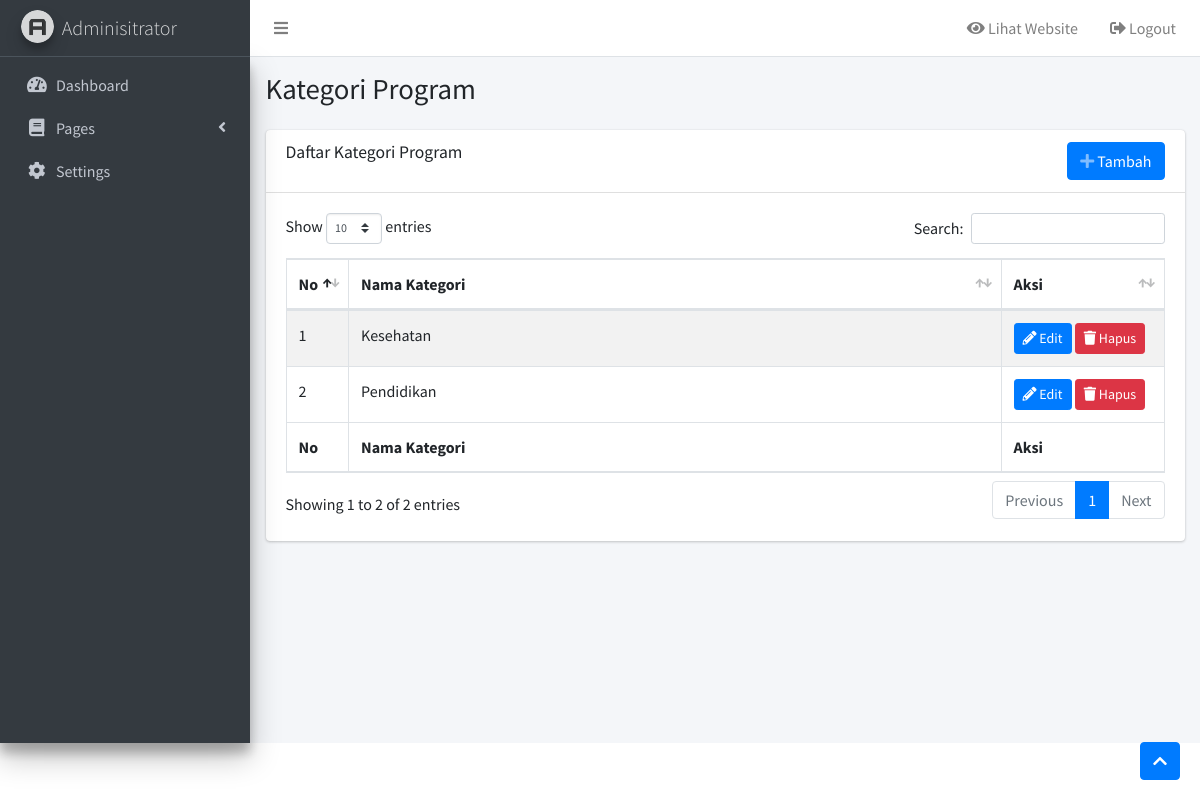
Screenshot of /admin/index.php?content=kategori-program (signed in) with the database file from the repository.
### tables this page shows
CREATE TABLE `kategori_program` (
  `id` int(10) NOT NULL,
  `kategori` varchar(50) NOT NULL
);

### func/func_table.php (the view)
<?php
function buka_tabel_program($judul)
{
	echo '
	<div class="card-body">
        <table id="example1" class="table table-bordered table-striped">
            <thead>
                <tr>
					<th style="width: 10px">No</th>';
	foreach ($judul as $jdl) {
		echo '<th>' . $jdl . '</th>';
	}
	echo '
					<th style="width: 120px">Aksi</th>
				</tr>
			</thead>
			<tbody>';
}
function isi_table_program($no, $data, $link, $id, $edit = true, $hapus = true)
{
	echo '
				<tr>
					<td>' . $no . '</td>';
	foreach ($data as $dt) {
		echo '<td>' . $dt . '</td>';
	}
	echo '<td>';
	if ($edit) {
		echo '<a href="' . $link . '&show=form&id=' . $id . '" class="btn btn-primary btn-sm">
				<i class="fas fa-pencil-alt"></i> Edit
			</a> ';
	}
	if ($hapus) {
		echo '<a href="' . $link . '&show=delete&id=' . $id . '" class="btn btn-danger btn-sm">
				<i class="fas fa-trash"></i> Hapus
			</a>';
	}
	echo '</td>
		</tr>';
}
function tutup_tabel_program($judul)
{
	echo '
			</tbody>
			<tfoot>
				<tr>
					<th style="width: 10px">No</th>';
	foreach ($judul as $jdl) {
		echo '<th>' . $jdl . '</th>';
	}
	echo '
					<th style="width: 90px">Aksi</th>
				</tr>
			</tfoot>
		</table>
	</div>';
}
?>

### admin/page-content.php (shortened to what this page needs)
<?php
$content = isset($_GET['content']) ? $_GET['content'] : 'dashboard';
$kosong = true;
$page = array('dashboard','setting','tentang-kami','program','acara','blog','sukarelawan','kategori-program');
foreach($page as $pg){
	if($content == $pg and $kosong){
		include 'page-content/'.$pg.'.php';
		$kosong = false;
	}
}
?>

### admin/page-content/kategori-program.php (shortened to what this page needs)
<?php
$show = isset($_GET['show']) ? $_GET['show'] : "";
$link = "?content=kategori-program";
switch ($show) {
    default:
        echo '
    <section class="content-header">
        <div class="container-fluid">
            <div class="row mb-2">
                <div class="col-sm-6">
                    <h1>Kategori Program</h1>
                </div>
            </div>
        </div>
    </section>
    <section class="content">
        <div class="container-fluid">
            <div class="card">
                <div class="card-header">
                    <h3 class="card-title">Daftar Kategori Program</h3>
                    <a href="' . $link . '&show=form" class="btn btn-primary btn-icon-split" style="float: right!important;">
                        <span class="icon text-white-50">
                            <i class="fas fa-plus"></i>
                        </span>
                        <span class="text">Tambah</span>
                    </a>
                </div>
    ';
        buka_tabel_program(array("Nama Kategori"));
        $no = 1;
        $query = $mysqli->query("SELECT * FROM kategori_program ORDER BY id DESC");
        while ($data = $query->fetch_array()) {
            $kategori = $data['kategori'];
            isi_table_program($no, array($kategori), $link, $data['id']);
            $no++;
        }
        tutup_tabel_program(array("Nama Kategori"));
        echo '
            </div>
        </div>
    </section>
    ';
        break;
}
?>

### rows the page displays
kategori_program: no "1", dt "Kesehatan"
kategori_program: no "2", dt "Pendidikan"

### other values shown
$jdl "Nama Kategori"
